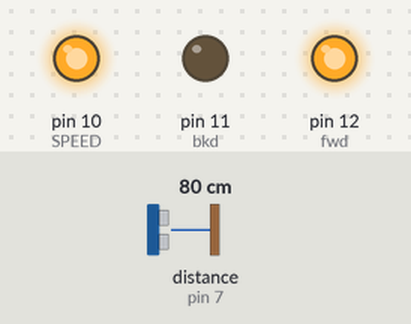
Simulated run of this sketch. Board: Arduino Uno, built with avr-gcc and run on an emulated ATmega328P. Parts: output pins drawn as LEDs (lit = HIGH). Wiring (inferred from the names in the program): ultrasonic range finder: trigger pin 6; echo pin 7. The test bench sets the inputs (shaded band); at power-on: distance to the obstacle (sensor on pin 7) 80 cm. The echo pulse lasts 58.3 µs per cm; pins used as bus, display or sensor lines are not drawn.

Above: at 1.2 s.
1.3 s: distance to the obstacle (sensor on pin 7) set to 9 cm
2.8 s: distance to the obstacle (sensor on pin 7) set to 6 cm
At 3.2 s:
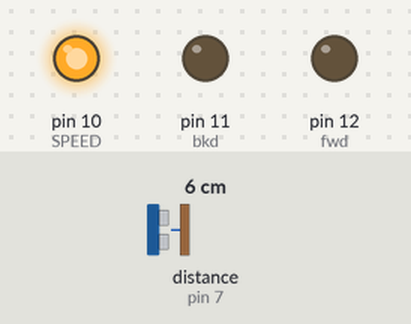
At 3.9 s:
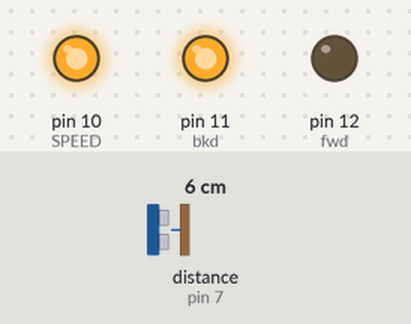
Timing chart, 0 to 10.3 s (numbered marks = the images above; inputs shaded):
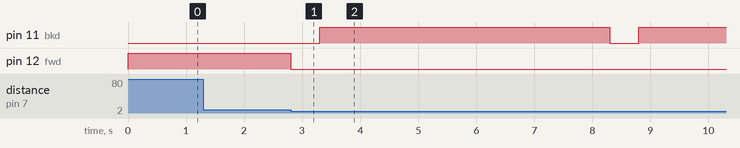

Measured:
- the behaviour switches between 8 and 7 cm on distance to the obstacle (sensor on pin 7) (found by bisection; images 0 and 1)
- after the input at 1.3 s, every drawn part: stays the same
- after the input at 2.8 s, pin 11 (bkd): LOW → HIGH after 0.50 s, → LOW 5.0 s later, → HIGH 0.50 s later; pin 12 (fwd): HIGH → LOW at once

The sketch:

back___front.ino
```cpp
//#define fwd 12
//#define bkd 11
#define SPEED 10
#define MAXDIST 7
int fwd =12;
int bkd = 11;
int trigPin = 6;
int pingPin = 7;
void setup() {
  // put your setup code here, to run once:
  pinMode(fwd,OUTPUT);
  pinMode(bkd,OUTPUT);
    pinMode(SPEED,OUTPUT);
  analogWrite(SPEED,255);
}

void loop() {
  // put your main code here, to run repeatedly:
  digitalWrite(fwd,HIGH);
  while(ping(pingPin,trigPin) > MAXDIST);
  digitalWrite(fwd,LOW);
  delay(500);
  digitalWrite(bkd,HIGH);
  delay(5000);
  digitalWrite(bkd,LOW);

}
int ping(int pingPin,int trigPin)
{
   // establish variables for duration of the ping,
   // and the distance result in inches and centimeters:
   long duration, cm;
   // The PING))) is triggered by a HIGH pulse of 2 or more microseconds.
   // Give a short LOW pulse beforehand to ensure a clean HIGH pulse:
   pinMode(trigPin, OUTPUT);
   digitalWrite(trigPin, LOW);
   delayMicroseconds(2);
   digitalWrite(trigPin, HIGH);
   delayMicroseconds(10);
   digitalWrite(trigPin, LOW);

   pinMode(pingPin, INPUT);
   duration = pulseIn(pingPin, HIGH);

   // convert the time into a distance

   return duration/58 ;
}
void calibrate() {
int dist = ping(pingPin,trigPin);
digitalWrite(fwd,HIGH);
delay(1000);
digitalWrite(fwd,LOW);
int newdist = ping(pingPin,trigPin);
if (newdist > dist) {
 fwd=11;
 bkd=12 ;
}
digitalWrite(bkd,HIGH);
delay(1000);
digitalWrite(bkd,LOW);
}
```
